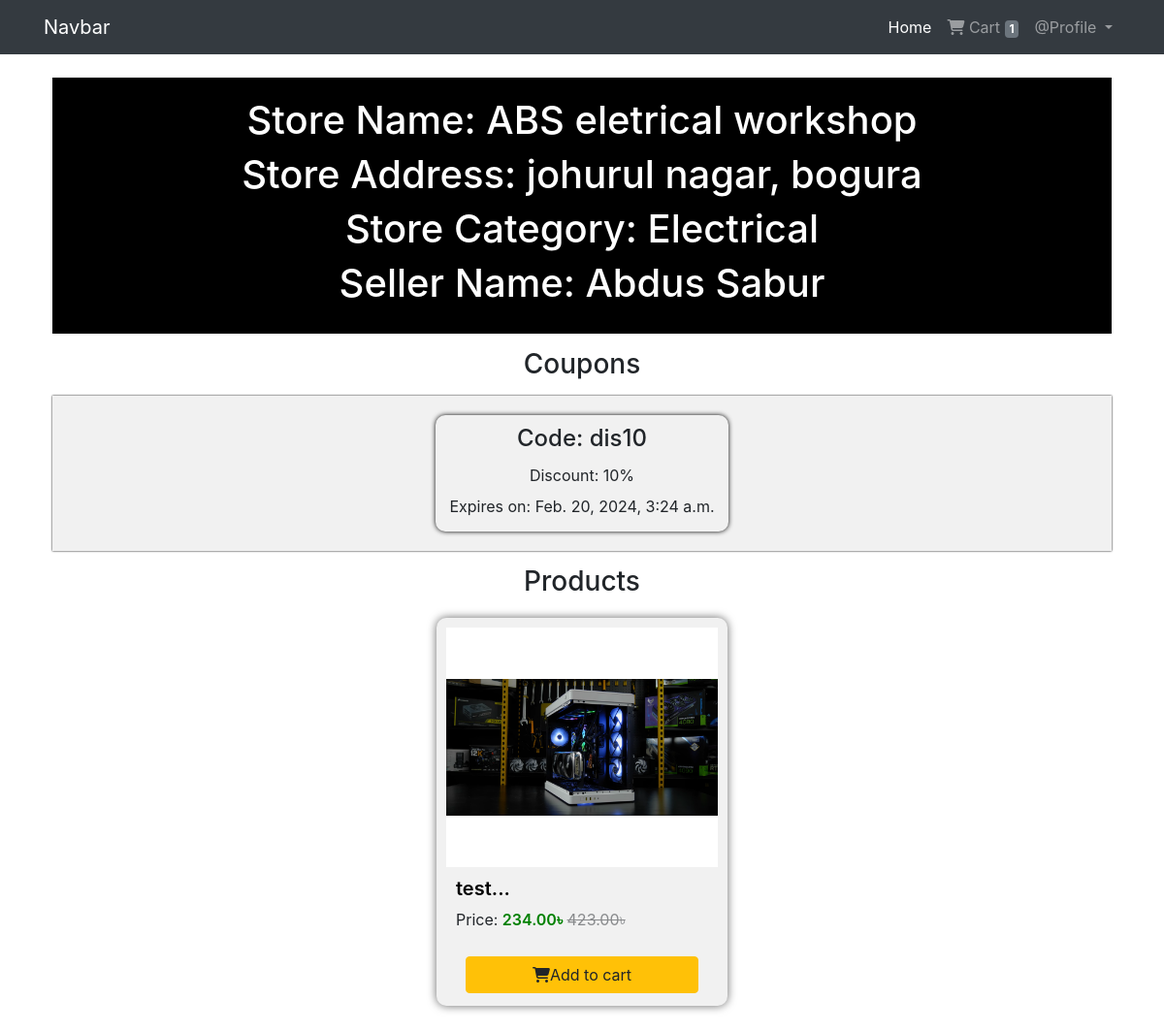
The page /store-page/6/ (signed in) on the database its author committed.
### App_Auth/models.py (models this page shows, shortened)
class User(AbstractBaseUser, PermissionsMixin):
    email = models.EmailField(max_length=255, unique=True, null=False)
    role = models.CharField(max_length=10, default='user')
    is_staff = models.BooleanField(
        gettext_lazy('staff status'),
        default=False,
        help_text=gettext_lazy('Designates whether the user can log into this admin site.'),
    )
    is_active = models.BooleanField(
        gettext_lazy('active'),
        default=True,
        help_text=gettext_lazy('Designates whether this user should be treated as active. Unselect this instead of deleting accounts.'),
    )
    USERNAME_FIELD = 'email'
    objects = MyUserManager()

### App_Order/models.py (models this page shows, shortened)
class Order(models.Model):
    orderItems = models.ManyToManyField(Cart)
    user = models.ForeignKey(settings.AUTH_USER_MODEL, on_delete=models.CASCADE)
    ordered = models.BooleanField(default=False)
    created_at = models.DateTimeField(auto_now_add=True)
    paymentId = models.CharField(max_length=264, blank=True, null=True)
    orderId = models.CharField(max_length=200, blank=True, null=True)

### App_Seller/models.py (models this page shows, shortened)
class SellerProfile(models.Model):
    user = models.ForeignKey(User, on_delete=models.CASCADE, related_name='seller')
    shop_name = models.CharField(max_length=50)
    shop_address = models.CharField(max_length=264)
    shop_category = models.CharField(max_length=50)
    seller_name = models.CharField(max_length=100)

class Coupon(models.Model):
    seller = models.ForeignKey(User, on_delete=models.CASCADE, related_name='coupon')
    code = models.CharField(max_length=100)
    discount = models.IntegerField()
    active = models.BooleanField(default=True)
    start_date = models.DateTimeField(default=datetime.datetime.now())
    expiry_date = models.DateTimeField()

### App_Shop/models.py (models this page shows, shortened)
class Product(models.Model):
    created_by = models.ForeignKey(User, related_name='products', on_delete=models.CASCADE, default=1)
    name = models.CharField(max_length=264)
    mainimage = models.ImageField(upload_to='products')
    category = models.ForeignKey(Category, on_delete=models.CASCADE, related_name='category')
    preview_text = models.TextField(max_length=200, verbose_name='Preview Text')
    description = models.TextField(max_length=1000, verbose_name='Description')
    price = models.FloatField()
    old_price = models.FloatField(default=0.00)
    created_at = models.DateTimeField(auto_now_add=True)
    updated_at = models.DateTimeField(auto_now=True)
    class Meta:
        ordering = ['-updated_at','name']

### App_Shop/views.py (the view)
# urls.py: path('store-page/<pk>/', store_page, name="store_page"),
def store_page(request, pk):
    seller = User.objects.get(pk=pk)
    store = SellerProfile.objects.get(user=seller)
    products = Product.objects.filter(created_by=seller)
    coupons = Coupon.objects.filter(seller=seller)
    return render(request, 'App_Shop/store.html', context={"store": store, "products": products, "coupons": coupons, "id": pk})

### App_Order/templatetags/cart_tag.py (called while the page is built)
@register.filter
def cart_total(user):
    order = Order.objects.filter(user=user, ordered = False)
    if order.exists():
        return order[0].orderItems.count()
    else:
        return 0

### templates/App_Shop/store.html (shortened to what this page needs)
{% extends "base.html" %}
{% block body_block %}
<div class="shop-head">
    <h1>Store Name: {{store.shop_name}}</h1>
    <h1>Store Address: {{store.shop_address}}</h1>
    <h1>Store Category: {{store.shop_category}}</h1>
    <h1>Seller Name: {{store.seller_name}}</h1>
</div>
{%if coupons|length > 0%}
<h3 style="text-align: center; margin: 15px 0;">Coupons</h3>
{%endif%}
<div class="coupons-preview">
  {%for coupon in coupons %}
  <div class="coupon">
      <h4>Code: {{ coupon.code }}</h4>
      <p class="p-1 mb-0">Discount: {{coupon.discount}}%</p>
      <p class="p-1 mb-0">Expires on: {{coupon.expiry_date}}</p>
  </div>
  {%endfor%}
</div>
<h3 style="text-align: center; margin: 15px 0 0 0;">Products</h3>
<div class="products">
    {% for product in products %}
    <div class="product-card">
      <img
        class="product-card-image"
        src="/static/{{ product.mainimage }}"
        alt="{{ product.name }}"
      />
      <div class="product-card-body">
        <h4>
          <a
            class="link-title"
            href="{%url 'App_Shop:product_detail' pk=product.pk%}"
            >{{ product.name|slice:"20" }}...</a
          >
        </h4>
        <p>
          Price:
          <span class="price">{{ product.price|floatformat:2 }}&#2547;</span>
          <span class="old-price"
            >{{product.old_price|floatformat:2}}&#2547;</span
          >
        </p>
        <div class="card-button">
          <a
            href="{%url 'App_Order:add' pk=product.pk%}"
            class="btn btn-warning w-100"
            ><i class="fa fa-shopping-cart"></i>Add to cart</a
          >
        </div>
      </div>
    </div>
    {% endfor %}
  </div>
{% endblock %}

### templates/base.html (shortened to what this page needs)
{% load cart_tag %}
{% load static %}
<!DOCTYPE html>
<html lang="en">
  <head>
    <link
      rel="stylesheet"
      href="https://cdn.jsdelivr.net/npm/bootstrap@4.0.0/dist/css/bootstrap.min.css"
    />
    <link
      rel="stylesheet"
      href="https://cdnjs.cloudflare.com/ajax/libs/font-awesome/6.5.1/css/all.min.css"
    />
    <link rel="stylesheet" href="{% static 'css/main.css' %}" />
  </head>
  <body>
    <nav class="navbar navbar-expand-lg navbar-dark bg-dark">
      <div class="container">
        <a class="navbar-brand" href="{% url 'App_Shop:home' %}">Navbar</a>
        <div class="collapse navbar-collapse" id="navbarNav">
          <ul class="navbar-nav ml-auto">
            {% if user.is_authenticated %}
            <li class="nav-item active">
              <a class="nav-link" href="{%url 'App_Shop:home'%}"
                >Home <span class="sr-only">(current)</span></a
              >
            </li>
            <li class="nav-item">
              <a class="nav-link" href="{%url 'App_Order:cart'%}">
                <i class="fa fa-shopping-cart"></i>
                Cart
                <span class="badge badge-secondary">{{request.user | cart_total}}</span>
                </a>
            </li>
            <li class="nav-item dropdown">
              <a
                class="nav-link dropdown-toggle"
                href="#"
                id="navbarDropdownMenuLink"
                data-toggle="dropdown"
                aria-haspopup="true"
                aria-expanded="false"
              >
              {%if user.profile.full_name%}
                @{{user.profile.full_name}}
              {%else%}
              @Profile
              {%endif%}
              </a>
            </li>
            {%endif%}
          </ul>
        </div>
      </div>
    </nav>
    <div class="container p-4">
      {% block body_block%} {% endblock %}
    </div>
  </body>
</html>

### static/css/main.css (style rules this page uses)
* { margin: 0; padding: 0; box-sizing: border-box; }
.products { display: flex; justify-content: space-around; align-items: center; flex-wrap: wrap; padding: 10px; width: 100%; }
.product-card { width: 300px; height: 400px; margin: 10px; padding: 10px; box-shadow: 0 0 10px rgba(0, 0, 0, 0.6); border-radius: 10px; background-color: #f1f1f1; }
.product-card-image { width: 100%; height: 65%; object-fit: contain; background: white; }
.product-card-body { height: 35%; display: flex; flex-direction: column; justify-content: space-between; padding: 10px; }
.product-card-body h4 { font-size: 20px; font-weight: 600; }
.link-title { text-decoration: none; color: black; }
.price { font-weight: 600; color: green; }
.old-price { text-decoration: line-through; opacity: 0.5; }
.card-button { width: 100%; display: flex; justify-content: space-between; align-items: center; padding: 10px; }
.coupon { padding: 10px; box-shadow: 0 0 5px black; border-radius: 10px; margin: 10px; display: flex; align-items: center; flex-direction: column; }
.coupons-preview { width: 100%; display: flex; align-items: center; justify-content: center; flex-wrap: wrap; padding: 10px; box-shadow: 0 0 2px black; background-color: #f1f1f1; }
.shop-head { width: 100%; display: flex; align-items: center; justify-content: center; flex-direction: column; background-color: black; color: white; padding: 20px 10px; }

### rows shown on the page
User: user|cart_total "1"
SellerProfile: shop_name "ABS eletrical workshop", shop_address "johurul nagar, bogura", shop_category "Electrical", seller_name "Abdus Sabur"
Coupon: code "dis10", discount "10", expiry_date "Feb. 20, 2024, 3:24 a.m."
Product: mainimage (picture), name "test", price "234.00", old_price "423.00"
